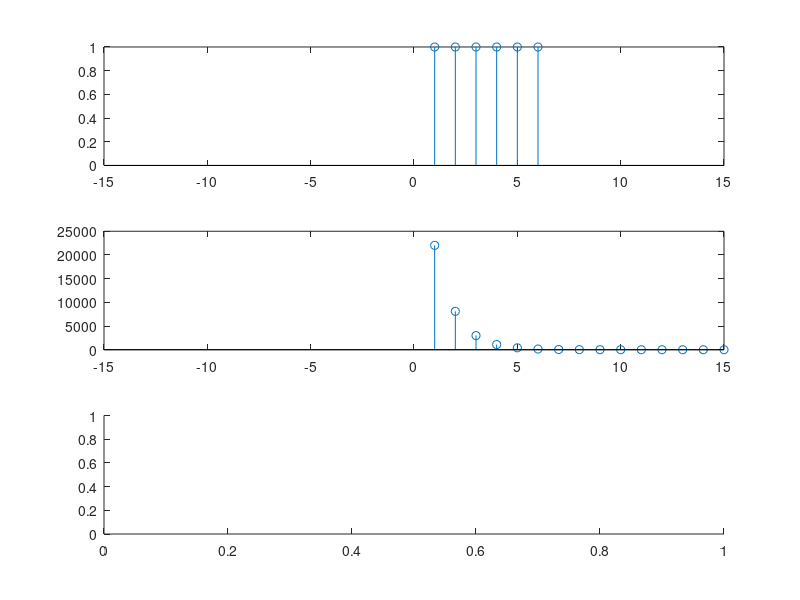

The MATLAB source for this figure: (Note: this script raises an error after producing the figure.)
Nx = 0:5;           % positions of x
No_x = length(Nx);    % number of elements in x
x = ones(1, No_x);    % magnitudes of x

Nh = -10:10;            % positions of h
No_h = length(Nh);    % number of elements in h
h = e.^(-Nh);            % magnitudes of h

function [output] = myConvolve(x, h)
  % Get length of input and kernel
  lenX = length(x);
  lenH = length(h);

  % Initialize output vector with zeros
  output = zeros(1, lenX + lenH - 1);

  % Loop over each index in the output vector
  for n = 1:length(output)
    % Compute the current output value
    sum = 0;
    for k = 1:lenH
      if (n-k+1 > 0) && (n-k+1 <= lenX)
        sum += h(k) * x(n-k+1);
      end
    end
    output(n) = sum;
  end
end

figure;
subplot(3,1,1)
stem(x)
xlim([-15 15])
subplot(3,1,2)
stem(h)
xlim([-15 15])
subplot(3,1,3)
stem(output(n), '-ro');
xlim([-15 15])
title('Convolution of Two Signals without conv function');

myConvolve(x, h)
